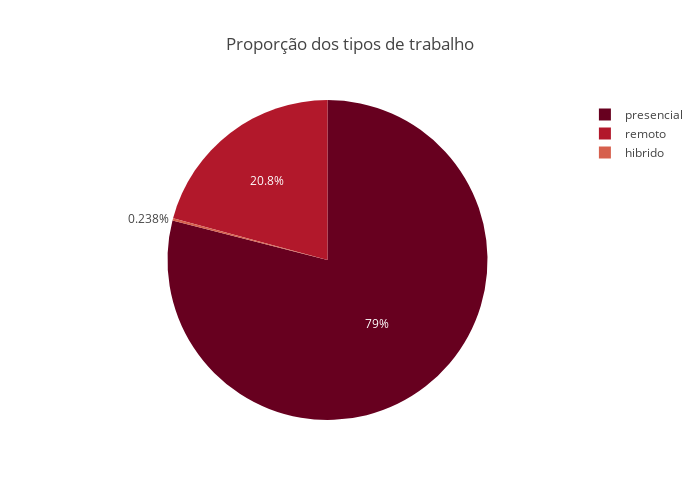

Notebook code cell kept with this figure:
### Code cell
remoto_contagem.columns = ['tipo_trabalho', 'quantidade']
colors = ['red' if count == df_seniority.max() else 'SteelBlue' for count in remoto_contagem]

fig = px.pie(remoto_contagem,
             names='tipo_trabalho',
             values='quantidade',
             title='Proporção dos tipos de trabalho',
             color_discrete_sequence=px.colors.sequential.RdBu)

fig.update_layout(
    width=700,
    height=500,
    showlegend=True
)

fig.show()

### Figure 1 — Plotly figure (JSON) as saved in the notebook; plotly's stock layout.template omitted (floating-point values rounded to 4 significant figures)
{"data": [{"domain": {"x": [0, 1], "y": [0, 1]}, "hovertemplate": "tipo_trabalho=%{label}<br>quantidade=%{value}<extra></extra>", "labels": ["presencial", "remoto", "hibrido"], "legendgroup": "", "name": "", "showlegend": true, "type": "pie", "values": [105305, 27716, 318]}], "layout": {"height": 500, "legend": {"tracegroupgap": 0}, "piecolorway": ["rgb(103,0,31)", "rgb(178,24,43)", "rgb(214,96,77)", "rgb(244,165,130)", "rgb(253,219,199)", "rgb(247,247,247)", "rgb(209,229,240)", "rgb(146,197,222)", "rgb(67,147,195)", "rgb(33,102,172)", "rgb(5,48,97)"], "showlegend": true, "title": {"text": "Proporção dos tipos de trabalho"}, "width": 700}}
